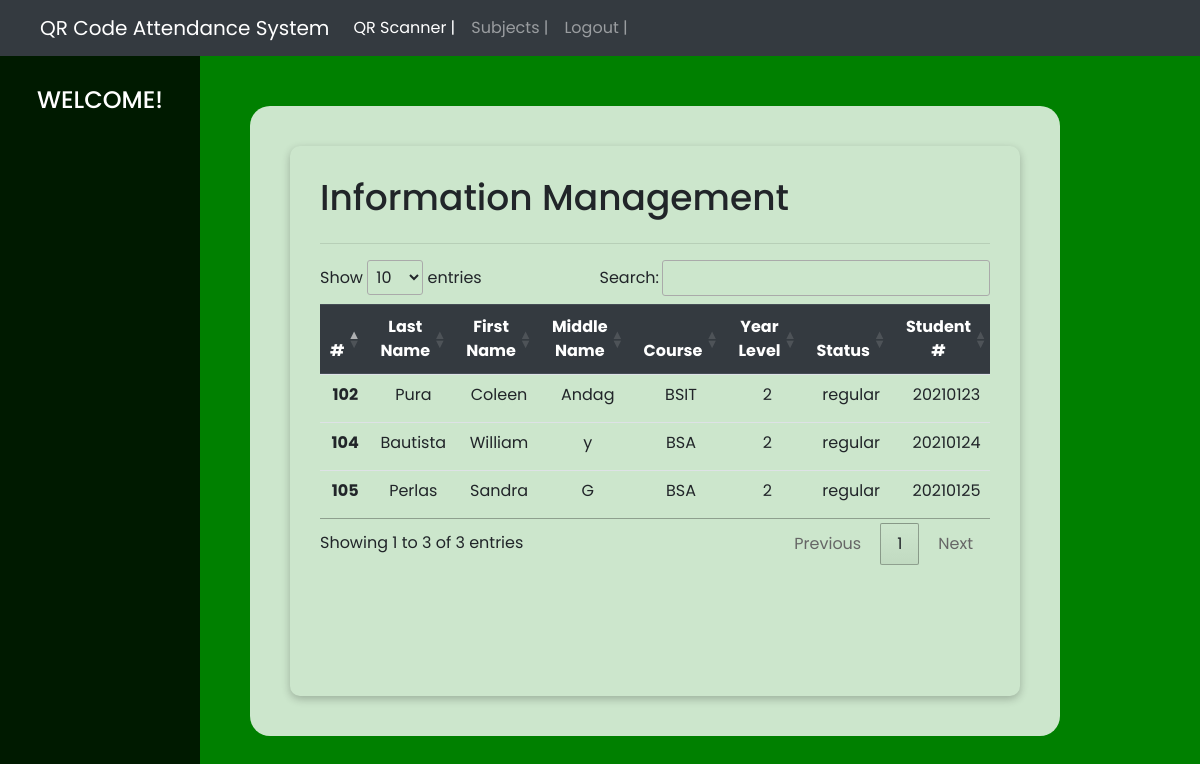
/infomanagement.php, run on the app's committed database.
### tables this page shows
CREATE TABLE `tbl_student` (
  `tbl_student_id` int(11) NOT NULL,
  `last_name` varchar(50) NOT NULL,
  `first_name` varchar(50) NOT NULL,
  `middle_name` varchar(50) NOT NULL,
  `student_course` varchar(50) NOT NULL,
  `student_no` int(11) NOT NULL,
  `year_level` int(11) NOT NULL,
  `student_status` varchar(255) NOT NULL,
  `qr_code` varchar(20) NOT NULL,
  `section` varchar(255) NOT NULL
);

### infomanagement.php (the view, shortened to what this page needs)
<!DOCTYPE html>
<html lang="en">
<head>
    <link rel="stylesheet" href="https://cdn.jsdelivr.net/npm/bootstrap@4.6.2/dist/css/bootstrap.min.css">
    <link rel="stylesheet" href="https://cdn.datatables.net/1.13.7/css/jquery.dataTables.css" />
</head>
<body>
    <nav class="navbar navbar-expand-lg navbar-dark bg-dark">
        <a class="navbar-brand ml-4" href="#">QR Code Attendance System</a>
        <div class="collapse navbar-collapse" id="navbarSupportedContent">
            <ul class="navbar-nav mr-auto">
                <li class="nav-item active">
                    <a class="nav-link" href="./indexIM.php">QR Scanner  |</a>
                </li>
                <li class="nav-item">
                    <a class="nav-link" href="./subject.php">Subjects  |</a>
                </li>
                <li class="nav-item">
                    <a class="nav-link" href="./login.php">Logout  |</a>
                </li>
            </ul>
        </div>
    </nav>
    <div class="main">
        <div class="sidebar">
            <h2 style="font-size: 24px;">Welcome!</h2>
        </div>
        <div class="main_content">
            <div class="student-container">
                <div class="student-list">
                    <div class="title">
                        <h1 style="font-size: 36px;">Information Management</h1>
                    </div>
                    <hr>
                     <div class="table-container table-responsive">
        <table class="table text-center table-sm" id="studentTable">
            <thead class="thead-dark">
                <tr>
                    <th scope="col">#</th>
                    <th scope="col">Last Name</th>
                    <th scope="col">First Name</th>
                    <th scope="col">Middle Name</th>
                    <th scope="col">Course</th>
                    <th scope="col">Year Level</th>
                    <th scope="col">Status</th>
                    <th scope="col">Student #</th>
                </tr>
            </thead>
            <tbody>
                <?php
                    include ('./conn/conn.php');
                    $stmt = $conn->prepare("SELECT * FROM tbl_student");
                    $stmt->execute();
                    $result = $stmt->fetchAll();
                foreach ($result as $row) {
                        $studentID = $row["tbl_student_id"];
                        $lastName = $row["last_name"];
                        $firstName = $row["first_name"];
                        $middleName = $row["middle_name"];
                        $studentCourse = $row["student_course"];
                        $yearLevel = $row["year_level"];
                        $studentStatus = $row["student_status"];
                        $studentNO = $row["student_no"];
                ?>
                <tr>
                     <th scope="row" id="studentID-<?= $studentID ?>"><?= $studentID ?></th>
                     <td><?= $lastName ?></td>
                     <td><?= $firstName ?></td>
                     <td><?= $middleName ?></td>
                     <td><?= $studentCourse ?></td>
                     <td><?= $yearLevel ?></td>
                     <td><?= $studentStatus ?></td>
                     <td><?= $studentNO ?></td>
                </tr>
                <?php
                }
                ?>
            </tbody>
        </table>
    </div>
</div>
</div>
</div>
</div>
</body>
</html>

### infomanagement.php (style rules this page uses)
* { margin: 0; padding: 0; font-family: 'Poppins', sans-serif; }
body { background-color: green; background-size: auto; animation: none; }
.main { display: flex; width: 100vw; height: 100vh; }
.sidebar { width: 200px; height: 100%; background: rgba(0, 0, 0, 0.8); padding: 30px 0; }
.sidebar h2 { color: #fff; text-transform: uppercase; text-align: center; margin-bottom: 30px; }
.main_content { flex: 1; padding: 50px; }
.student-container { height: 90%; width: 90%; border-radius: 20px; padding: 40px; background-color: rgba(255, 255, 255, 0.8); }
.student-container > div { box-shadow: rgba(0, 0, 0, 0.24) 0px 3px 8px; border-radius: 10px; padding: 30px; height: 100%; }
.title { display: flex; justify-content: space-between; align-items: center; }
table.dataTable thead > tr > th.sorting, table.dataTable thead > tr > th.sorting_asc, table.dataTable thead > tr > th.sorting_desc, table.dataTable thead > tr > th.sorting_asc_disabled, table.dataTable thead > tr > th.sorting_desc_disabled, table.dataTable thead > tr > td.sorting, table.dataTable thead > tr > td.sorting_asc, table.dataTable thead > tr > td.sorting_desc, table.dataTable thead > tr > td.sorting_asc_disabled, table.dataTable thead > tr > td.sorting_desc_disabled { text-align: center; }

### data on the page
tbl_student: tbl_student_id "102", last_name "Pura", first_name "Coleen", middle_name "Andag", student_course "BSIT", year_level "2", student_status "regular", student_no "20210123"
tbl_student: tbl_student_id "104", last_name "Bautista", first_name "William", middle_name "y", student_course "BSA", year_level "2", student_status "regular", student_no "20210124"
tbl_student: tbl_student_id "105", last_name "Perlas", first_name "Sandra", middle_name "G", student_course "BSA", year_level "2", student_status "regular", student_no "20210125"
